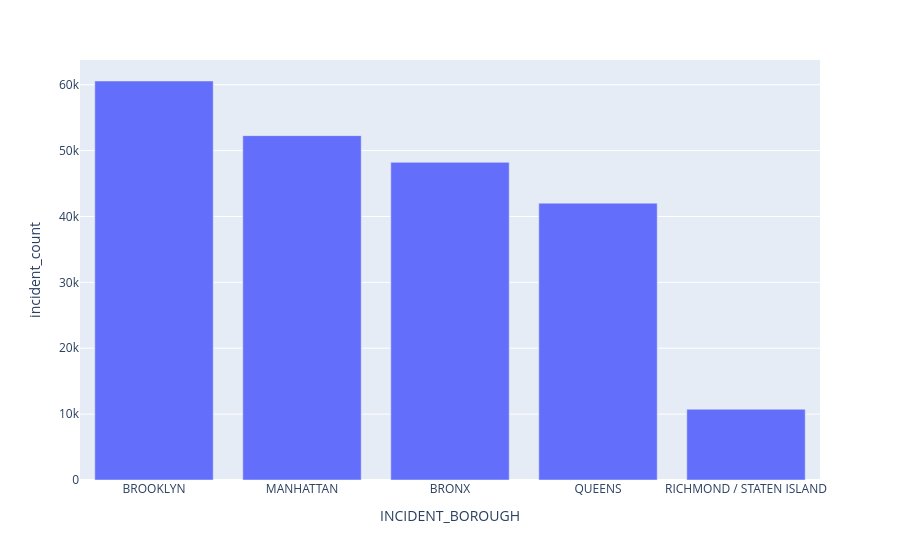

Source (notebook cell):
### Code cell
fig = px.bar(df_bar, x='INCIDENT_BOROUGH', y='incident_count')
fig.show()

### Figure 1 — Plotly figure (JSON) as saved in the notebook; plotly's stock layout.template omitted (floating-point values rounded to 4 significant figures)
{"data": [{"hovertemplate": "INCIDENT_BOROUGH=%{x}<br>incident_count=%{y}<extra></extra>", "legendgroup": "", "marker": {"color": "#636efa", "pattern": {"shape": ""}}, "name": "", "orientation": "v", "showlegend": false, "textposition": "auto", "type": "bar", "x": ["BROOKLYN", "MANHATTAN", "BRONX", "QUEENS", "RICHMOND / STATEN ISLAND"], "xaxis": "x", "y": [60562, 52269, 48218, 42022, 10741], "yaxis": "y"}], "layout": {"barmode": "relative", "legend": {"tracegroupgap": 0}, "margin": {"t": 60}, "xaxis": {"anchor": "y", "domain": [0, 1], "title": {"text": "INCIDENT_BOROUGH"}}, "yaxis": {"anchor": "x", "domain": [0, 1], "title": {"text": "incident_count"}}}}
